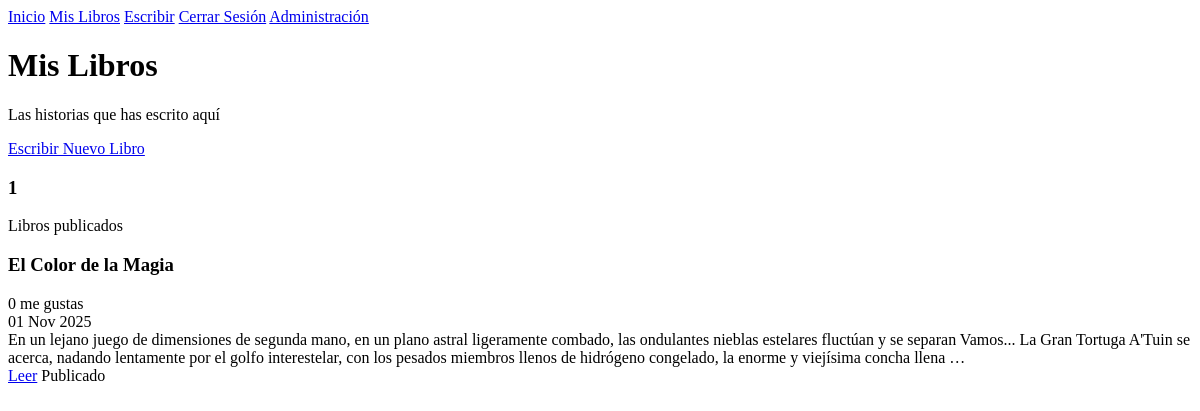
/mis_libros/ (signed in), run on an earlier commit of the app's database.
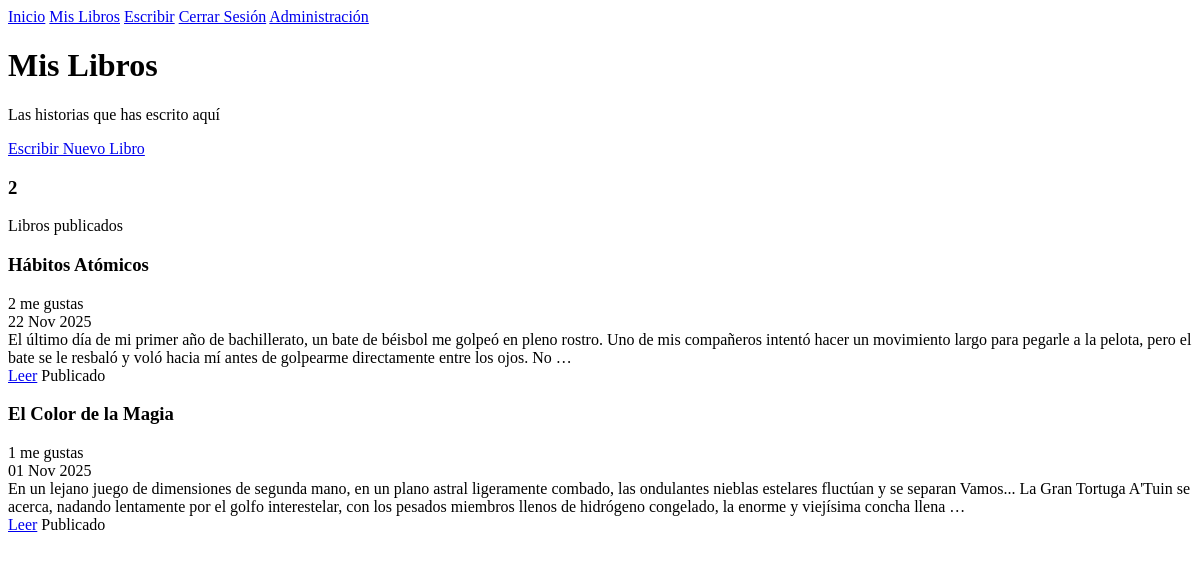
And on a later commit of the database.
### books/models.py (models this page shows, shortened)
class Libro(models.Model):
    titulo = models.CharField(max_length=200, verbose_name="Título")
    contenido = models.TextField(verbose_name='Contenido')
    autor = models.ForeignKey(
        Usuario,
        on_delete=models.CASCADE,
    )
    fecha_creacion = models.DateTimeField(auto_now_add=True, verbose_name='Fecha de Creación')
    fecha_actualizacion = models.DateTimeField(auto_now=True, verbose_name='Ultima Actualización')
    publicado = models.BooleanField(default=True, verbose_name='¿Publicado?')
    @property
    def total_likes(self):
        return self.likes.count()

### books/views.py (the view)
# urls.py: path('mis_libros/', mis_libros, name='mis_libros'),
def mis_libros(request):
    if 'usuario_id' not in request.session:
        return redirect('login')
    usuario_actual = get_object_or_404(Usuario, id = request.session['usuario_id'])
    libros = Libro.objects.filter(autor=usuario_actual).order_by('-fecha_creacion')
    context = {
        'libros' : libros,
        'usuario_username' : request.session['usuario_username'],
        'total_mis_libros' : libros.count()
    }
    return render(request, 'mis_libros.html', context)

### templates/mis_libros.html (shortened to what this page needs)
{% extends "base.html" %}
{% block content %}
<div class="my-books-container">
    <div class "my-books-header">
        <h1>Mis Libros</h1>
        <p>Las historias que has escrito aquí</p>
        <a href="{% url 'crear_libro' %}" class="btn-new-book">Escribir Nuevo Libro</a>
    </div>
    <div class="book-stats">
        <div class="stat-card">
            <h3>{{ total_mis_libros }}</h3>
            <p>Libros publicados</p>
        </div>
    </div>
    <div class="my-books-list">
        {% if libros %}
            {% for libro in libros %}
                <div class"my-book-card">
                    <div class="my-book-header">
                        <h3 class="my-book-title">{{ libro.titulo }}</h3>
                        <span class="my-book-likes">{{ libro.total_likes}} me gustas</span>
                    </div>
                    <div class="my-book-meta">
                        <span class="my-book-date">
                            {{ libro.fecha_creacion|date:"d M Y" }}
                        </span>
                    </div>
                    <div class="my-book-preview">
                        {{ libro.contenido|truncatewords:50 }}
                    </div>
                    <div class="my-book-actions">
                        <a href="{% url 'detalle_libro' libro.id %}" class="btn-read">Leer</a>
                        <span class="book-status {% if libro.publicado %}published{% else %}draft{% endif %}">
                            {% if libro.publicado %}Publicado{% else %}Borrador{% endif %}
                        </span>
                    </div>
                </div>
            {% endfor %}
        {% endif %}
    </div>
</div>
{% endblock%}

What changed in the data, as far as the page shows it:
added Libro: titulo "Hábitos Atómicos", total_likes "2", fecha_creacion "22 Nov 2025", contenido "El último día de mi primer año de bachillerato, un bate de béisbol me golpeó en pleno rostro. Uno de mis compañeros intentó hacer un movimiento largo para pegarle a la pelota, pero el bate se le resbaló y voló hacia mí antes de golpearme directamente entre los ojos. No …", publicado "Publicado"
computed for Libro "El Color de la Magia": total_likes "0" → "1"
Also different on the page:
{{ total_mis_libros }}: "1" → "2"
